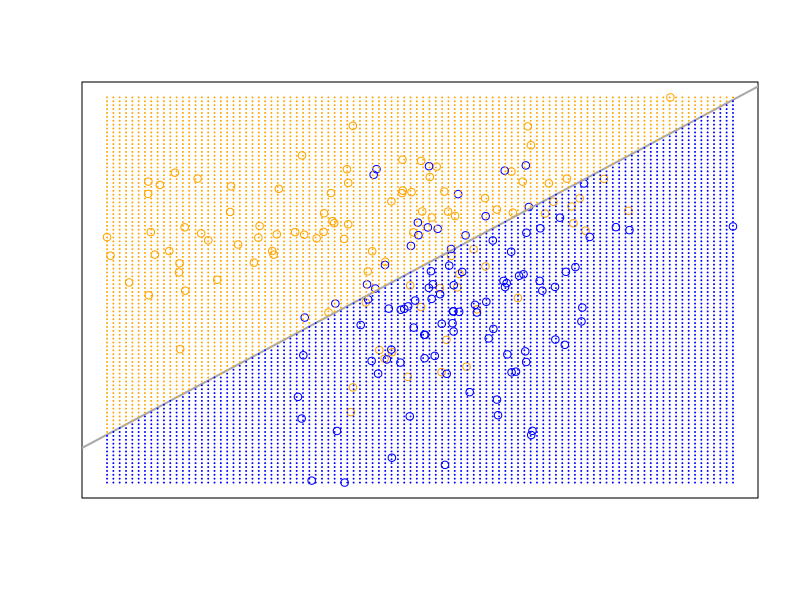
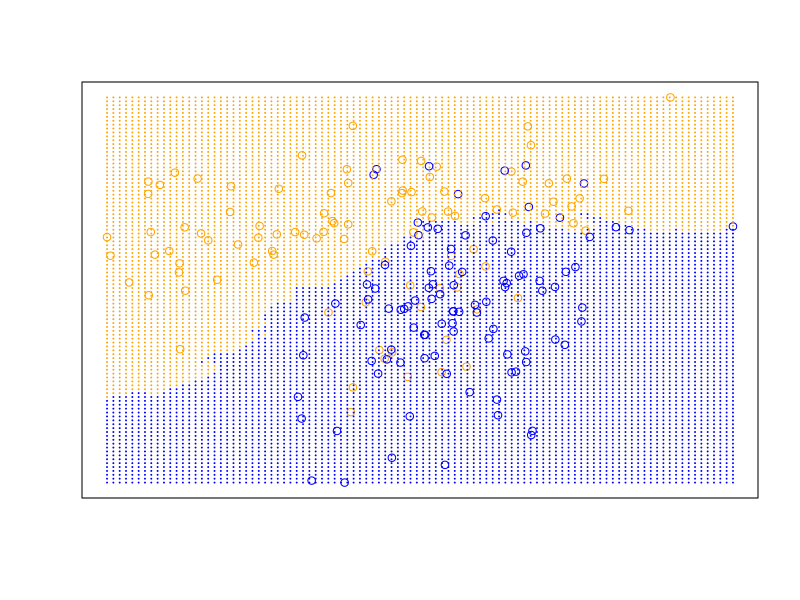
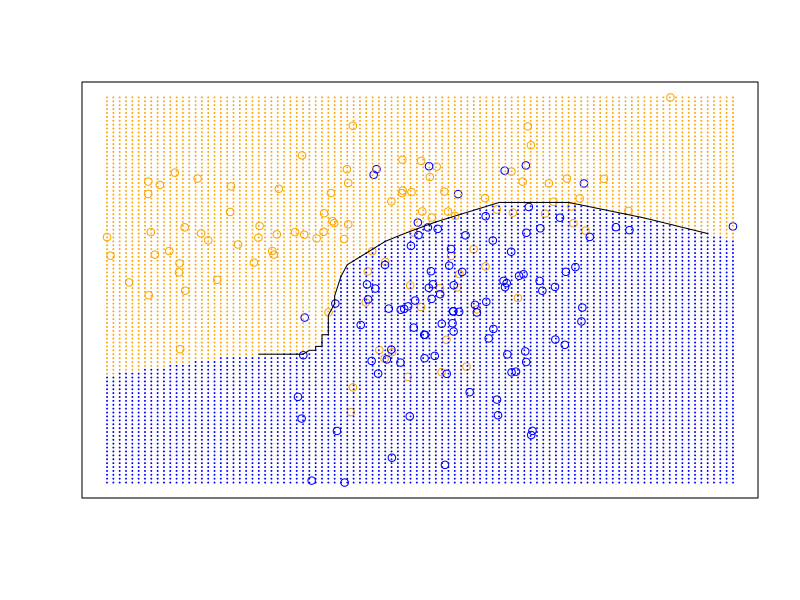

Write the R code that produced these figures, in order.
set.seed(4)
mean1 <- c(1,0)
sigma1 <- diag(rep(1, 2))
mean2 <- c(0,1)
sigma2 <- diag(rep(1, 2))
library(MASS)
m1 <- mvrnorm(10, mean1, sigma1)
m2 <- mvrnorm(10, mean2, sigma2)
X1 <- NULL
X2 <- NULL
for (i in 1:100)
{
	id <- sample(10, 1)
	m <- m1[id,]
	x <- mvrnorm(1, m, diag(rep(1/5,2)))
	X1 <- rbind(X1,x)
}
for (i in 1:100)
{
	id <- sample(10, 1)
	m <- m2[id,]
	x <- mvrnorm(1, m, diag(rep(1/5, 2)))
	X2 <- rbind(X2, x)
}
X <- rbind(X1, X2)
x1 <- X[,1]
x2 <- X[,2]
Y <- c(rep(1,100), rep(-1, 100))
xlims <- range(X[,1])
ylims <- range(X[,2])

Xgrid <- NULL
xgrid <- seq(xlims[1], xlims[2], length.out = 100)
ygrid <- seq(ylims[1], ylims[2], length.out = 100)
for (i in 1:100)
{
	for (j in 1:100)
	{
		x <- c(xgrid[i], ygrid[j])
		Xgrid <- rbind(Xgrid, x)
	}
}

plot(X2, col = "orange", xlim = xlims, ylim = ylims, xaxt = "n", yaxt = "n", xlab = "", ylab = "")
lines(X1, type = "p", col = "blue")

# Linear Regression
fit <- lm(Y~x1+x2)
coef <- coef(fit)
a <- coef[1]/(-coef[3])
b <- coef[2]/(-coef[3])
abline(a, b, col = "darkgrey", lwd = 2)
predLinear <- predict(fit, newdata = data.frame(x1 = Xgrid[,1], x2 = Xgrid[,2]))
lines(Xgrid[predLinear < 0,], col = "orange", type = "p", pch = 20, cex = .1)
lines(Xgrid[predLinear > 0, ], col = "blue", type = "p", pch = 20, cex = .1)

# kNN classification
library(class)
dev.new()
predKNN <- knn(X, Xgrid, Y, k = 15)
predKnnProb <- knn(X, Xgrid, Y, k =15, prob = TRUE)
plot(X2, col = "orange", xlim = xlims, ylim = ylims, xaxt = "n", yaxt = "n", xlab = "", ylab = "")
lines(X1, type = "p", col = "blue")
lines(Xgrid[predKNN == -1,], col = "orange", type = "p", pch = 20, cex = .1)
lines(Xgrid[predKNN == 1,], col = "blue", type = "p", pch = 20, cex = .1)

# Bayes decision boundary
dens <- function(x, m) {
	exp(-5/2*sum((x-m)^2))
}
dens1 <- NULL 
dens2 <- NULL
for (j in 1:dim(Xgrid)[1]) {
	dens.1 <- 0
	dens.2 <- 0
	for (i in 1:10) {
		m.1 <- m1[i,]
		m.2 <- m2[i,]
		dens.2 <- dens.2 + dens(Xgrid[j,],m.2)
		dens.1 <- dens.1 + dens(Xgrid[j,],m.1)
	}
	dens1 <- rbind(dens1,dens.1)
	dens2 <- rbind(dens2,dens.2)
}
dev.new()
plot(X2, col = "orange", xlim = xlims, ylim = ylims, xaxt = "n", yaxt = "n", xlab = "", ylab = "")
lines(X1, type = "p", col = "blue")
lines(Xgrid[(dens1 - dens2) <0,], col = "orange", type = "p", pch = 20, cex = .1)
lines(Xgrid[(dens1 - dens2) >0,], col = "blue", type = "p", pch = 20, cex = .1)
lines(Xgrid[abs(dens1 - dens2)/(dens1 + dens2) < 8*1e-3,], type= "l", col = "black")